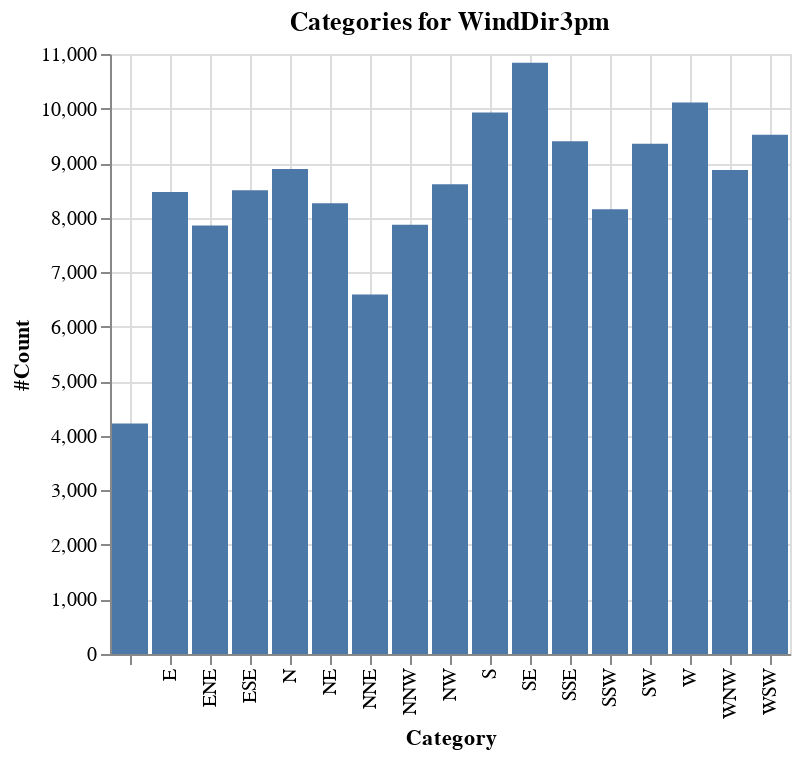

Notebook cell for this chart:
### Code cell
%chart x=DistinctValue, y=DistinctValueCount, title="Categories for WindDir3pm", labelx=Category, labely=#Count

### Figure 1 — Vega-Lite specification as saved in the notebook (floating-point values rounded to 4 significant figures)
{"$schema": "https://vega.github.io/schema/vega-lite/v3.json", "data": {"format": {"type": "csv"}, "values": "\"ColumnName\",\"DistinctValue\",\"DistinctValueCount\"\n\"WindDir3pm\",\"E\",\"8472\"\n\"WindDir3pm\",\"N\",\"8890\"\n\"WindDir3pm\",\"NE\",\"8263\"\n\"WindDir3pm\",\"\",\"4228\"\n\"WindDir3pm\",\"NNW\",\"7870\"\n\"WindDir3pm\",\"SE\",\"10838\"\n\"WindDir3pm\",\"NW\",\"8610\"\n\"WindDir3pm\",\"ENE\",\"7857\"\n\"WindDir3pm\",\"S\",\"9926\"\n\"WindDir3pm\",\"SW\",\"9354\"\n\"WindDir3pm\",\"ESE\",\"8504\"\n\"WindDir3pm\",\"SSW\",\"8156\"\n\"WindDir3pm\",\"WSW\",\"9518\"\n\"WindDir3pm\",\"NNE\",\"6590\"\n\"WindDir3pm\",\"WNW\",\"8874\"\n\"WindDir3pm\",\"SSE\",\"9399\"\n\"WindDir3pm\",\"W\",\"10110\"\n"}, "encoding": {"x": {"axis": {"grid": true, "title": "Category"}, "field": "DistinctValue", "type": "nominal"}, "y": {"axis": {"grid": true, "title": "#Count"}, "field": "DistinctValueCount", "type": "quantitative"}}, "mark": {"color": "#4C78A8", "type": "bar"}, "title": "Categories for WindDir3pm"}
